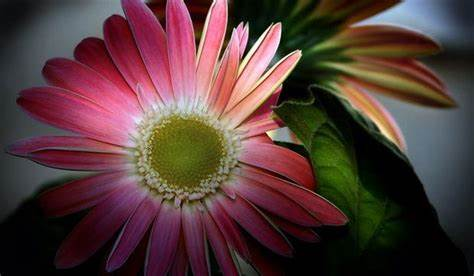
#> input picture git code/flower.jpg, 474 x 276 px
$ jupyter execute '13_CV 1.ipynb'
#> lines starting #> are read from the running program, lines starting #| are printed output that depends on the picture; after the words box and inside, x2 and y2 are one past the last pixel; in counts of white or black regions, pixels touching at a corner belong together
[cell 1]
import cv2
import numpy as np

[cell 2]
image = cv2.imread('flower.jpg')
#> image is the input picture: shape (276, 474, 3); mean B, G, R 57.7, 59.4, 85

[cell 3]
image = cv2.cvtColor(image,cv2.COLOR_BGR2GRAY)
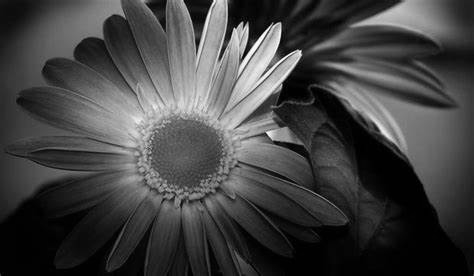
#> image: shape (276, 474); min 0, max 254, mean 66.8
cv2.imshow('dolphin',image)
cv2.waitKey(0)

cv2.imwrite('edges_flower.jpg',cv2.Canny(image,200,300))
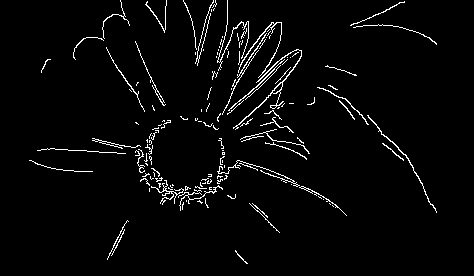
#> saved as edges_flower.jpg: shape (276, 474); 3.2% white in thin lines or dots, all inside (x1, y1, x2, y2) = (29, 0, 437, 264)
#cv2.destroyWindow('flower.jpg')

cv2.imwrite("flower.png",image)
#> Out = True

[cell 4]
image = cv2.imread('dolphin.jpg')
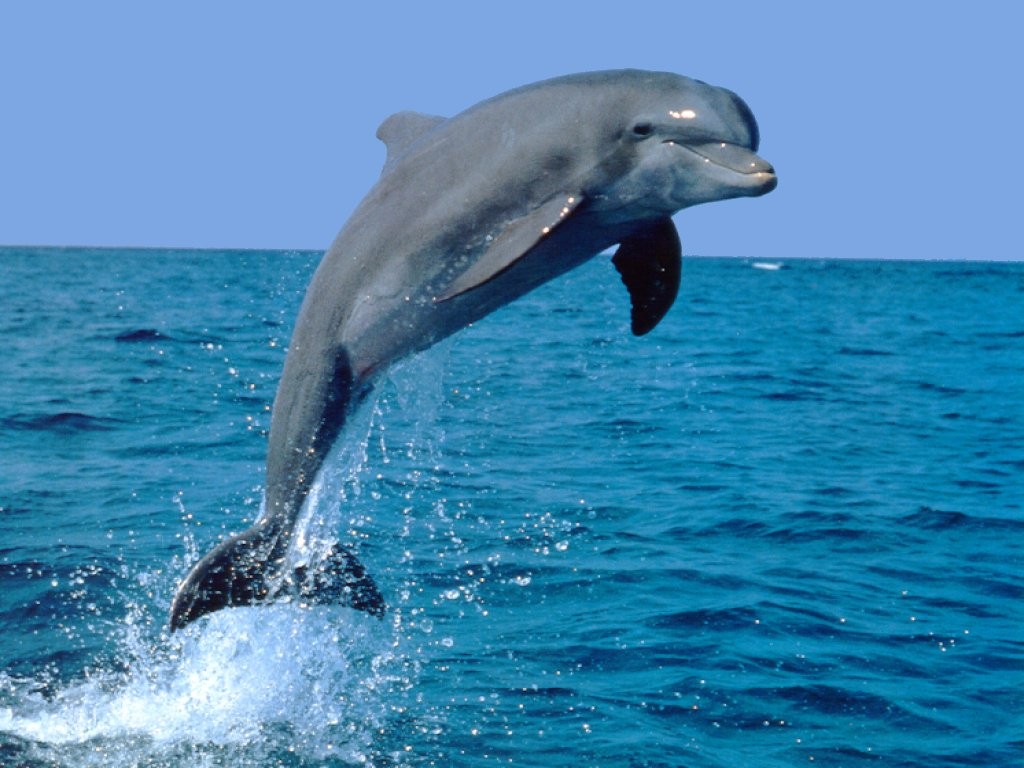
#> input picture git code/dolphin.jpg, 1024 x 768 px
#> image is the input picture: shape (768, 1024, 3); mean B, G, R 176.7, 133.9, 67

[cell 5]
image = cv2.cvtColor(image,cv2.COLOR_BGR2GRAY)
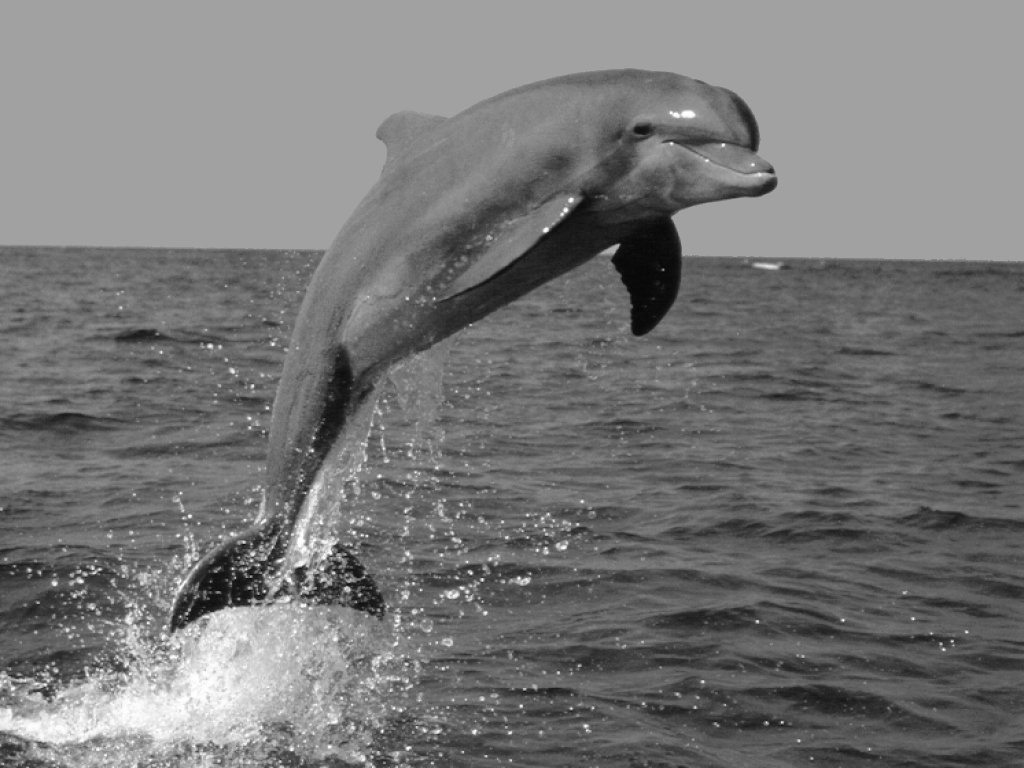
#> image: shape (768, 1024); min 2, max 255, mean 118.7
cv2.imshow('dolphin',image)

[cell 6]
cv2.imwrite('edges_dolphin.jpg',cv2.Canny(image,200,300))
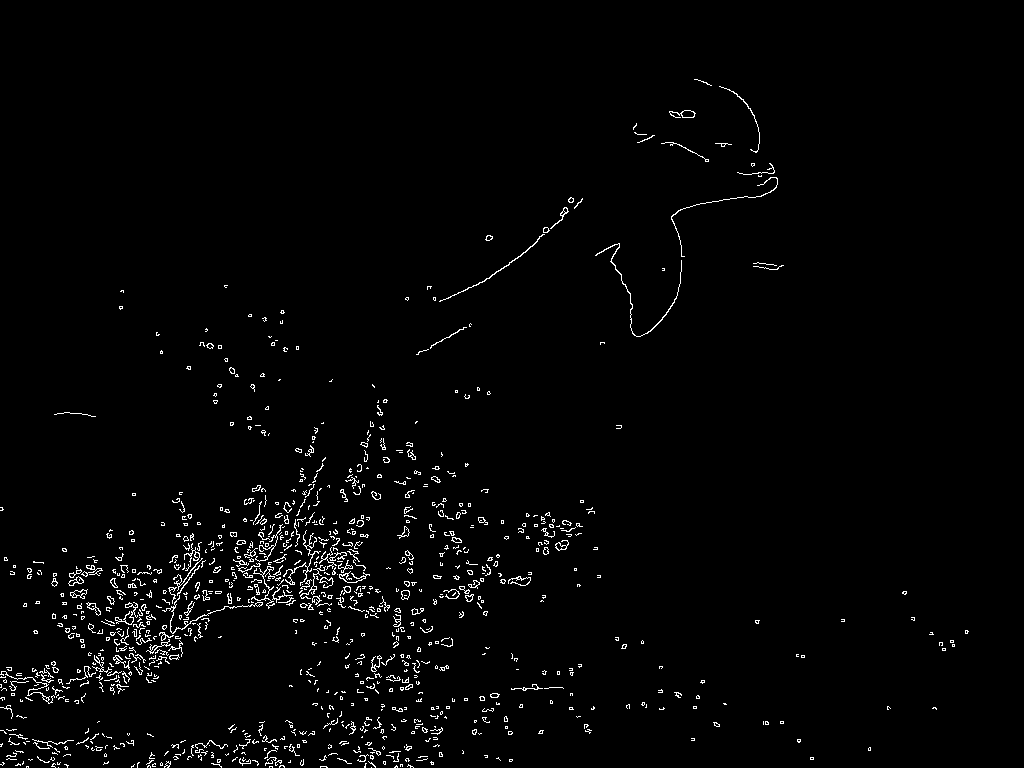
#> saved as edges_dolphin.jpg: shape (768, 1024); 1.9% white in thin lines or dots, all inside (x1, y1, x2, y2) = (0, 79, 969, 768)
#> Out = True

[cell 7]
cv2.imshow('edges', cv2.imread('edges_dolphin.jpg'))
